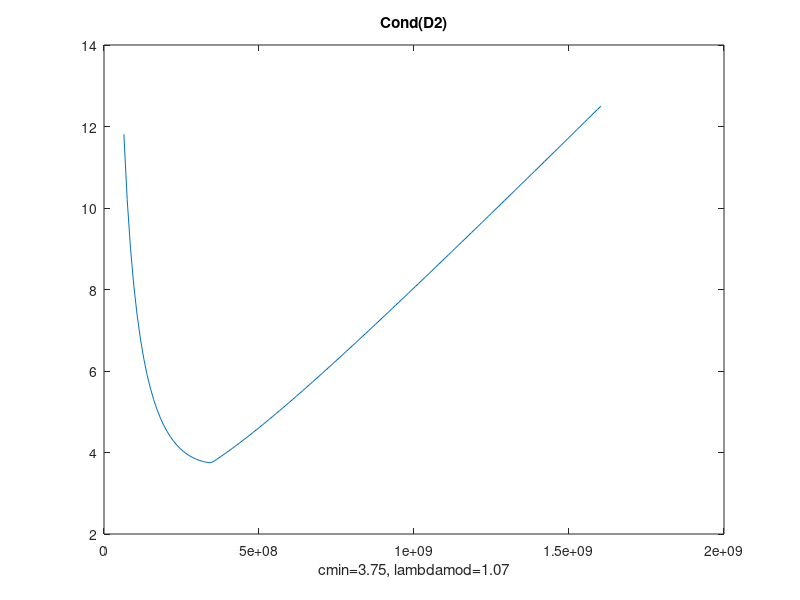

This figure's MATLAB source:
%Script for checking the conditioning of system matrix D

% $Id: dscale.m,v 1.0 17-Apr-2016 $
% All rights reserved.


A=1200;   %Parameters of matrix D
B=1650;
C=2048;
f=1/64;
N=50000;
K=sqrt(A^2+B^2);
lambda=K*N*pi;  %Scaling factor
D1=[cos(2*pi*f*[1:N]'),sin(2*pi*f*[1:N]'),ones(N,1),2*pi*[1:N]'.*(-A*sin(2*pi*f*[1:N]')+B*cos(2*pi*f*[1:N]'))];  %original matrix
D2=[cos(2*pi*f*[1:N]'),sin(2*pi*f*[1:N]'),ones(N,1),1/lambda*2*pi*[1:N]'.*(-A*sin(2*pi*f*[1:N]')+B*cos(2*pi*f*[1:N]'))];  %scaled matrix
condD1=cond(D1);condD2=cond(D2);

%Check whether the optimal scaling was found

lv=lambda/5:lambda/30:5*lambda;
c=zeros(size(lv)); ii=0; cmin=inf; lmin=inf; cm=c; cminm=inf; lminm=inf;
for la=lv
    ii=ii+1;

    D2=[cos(2*pi*f*[1:N]'),sin(2*pi*f*[1:N]'),ones(N,1),1/la*2*pi*[1:N]'.*(-A*sin(2*pi*f*[1:N]')+B*cos(2*pi*f*[1:N]'))];
    c(ii)=cond(D2);
    if c(ii)<cmin, cmin=c(ii); lmin=la; end

end

%lambdamod denotes a multiplication factor that is needed to get the
%optimal scaling factor
figure(1), plot(lv,c), title('Cond(D2)'), xlabel(sprintf('cmin=%.3g, lambdamod=%.3g',cmin,lmin/lambda)), shg

